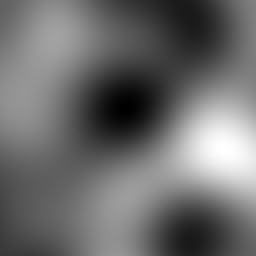
%> input picture matlab/test.png, 128 x 128 px (shown 2 times larger)
$ octave example_CTC.m   (GNU Octave 9; MATLAB toolbox functions it lacks are replaced by stand-ins)
%> lines starting %> are read from the running program, lines starting %| are printed output that depends on the picture; in (x1, y1, x2, y2) boxes, pixels count from 0 and x2, y2 are one past the last pixel; in counts of white or black regions, pixels touching at a corner belong together; the program's own positions count from 1
### matlab/ContourTreeConnectivity.m
function [ctc sCT] = ContourTreeConnectivity(img,intensity_threshold,area_threshold)

% Checking and parsing inputs
if ((nargin~=1)&&(nargin~=3))
    error('Please check input arguments');
end

if (islogical(img) == 0)
    error('Input must be logical');
end

if (nargin == 1)
    intensity_threshold = 0;
    area_threshold      = 0;
end

if ((isscalar(intensity_threshold)&&isscalar(area_threshold))==0)
    error('Pruning parameters must be scalar');
end

% Computing signed Euclidean transform
boundary        = xor((bwdist(~img) > 1), img);
insideObject    = and((bwdist(~img) > 1), img);
outsideObject   = ~or(zeros(size(img)), or(boundary,insideObject));
edt             = double(bwdist(~insideObject) - bwdist(~outsideObject));

% Computing signed Euclidean transform
ct              = ContourTree(edt,intensity_threshold,area_threshold);

% Computing supplemented contour tree
[C,~,ic]        = unique(ct);
newVertices     = 1:length(C);

tree            = [edt(ct(:,1)) reshape(newVertices(ic), size(ct))];

sCT             = [];
newNode         = max(max(tree(:,2:3))) + 1;

for i = 1:size(tree,1)

    startLevel = round(tree(i,1));
    endLevel   = round(tree(find(tree(:,2) == tree(i,3),1),1));

    if ((startLevel-endLevel) > 1)

        sCT = [sCT ; [startLevel tree(i,2) newNode] ];

        for newLevel = (startLevel-1):-1:(endLevel+2)
            newNode  = newNode + 1;
            sCT      = [sCT ; [newLevel newNode-1 newNode] ];
        end

        sCT          = [sCT ; [endLevel+1 newNode tree(i,3)] ];
        newNode      = newNode + 1;

    elseif ((startLevel-endLevel) < -1)

        sCT = [sCT ; [startLevel tree(i,2) newNode] ];

        for newLevel = (startLevel+1):1:(endLevel-2)
            newNode  = newNode + 1;
            sCT      = [sCT ; [newLevel newNode-1 newNode] ];
        end

        sCT          = [sCT ; [endLevel-1 newNode tree(i,3)] ];
        newNode      = newNode + 1;

    else
        sCT = [sCT ; tree(i,:) ];
    end

end

[tmp sortIndices]   = sort(sCT(:,1), 1, 'descend'); %#ok<ASGLU>

sCT(:,1)            = sCT(sortIndices,1);
sCT(:,2)            = sCT(sortIndices,2);
sCT(:,3)            = sCT(sortIndices,3);

% Computing Laplacian matrix of supplementing contour tree
numberOfNodes                        = max(max(sCT(:, 2:3)));
contourTreeAdjacencyMatrix           = zeros( numberOfNodes );

for i = 1 : size(sCT,1)
    contourTreeAdjacencyMatrix(sCT(i,2), sCT(i,3)) = 1;
    contourTreeAdjacencyMatrix(i,i) = 0;
end

adjacencyMatrix             = tril(contourTreeAdjacencyMatrix) + triu(contourTreeAdjacencyMatrix)';
adjacencyMatrix             = adjacencyMatrix + tril(adjacencyMatrix)';

laplacianMatrix             = diag(sum(adjacencyMatrix)) - adjacencyMatrix;
[eigenVectors eigenValues]  = eig(laplacianMatrix, 'nobalance'); %#ok<ASGLU>

% Computing algebraic connectivity of supplemented contour tree
sortedEigenValues           = sort(diag(eigenValues));
algCon                      = sortedEigenValues(2);

% Computing CTC
levels                      = round(sCT(1,1)) - round(sCT(end,1)) + 1;
normFact                    = 2*(1-cos(pi/(levels)));
ctc                         = algCon / normFact;

### matlab/example_CTC.m
img = imread('test.png')>128; % Read example input image
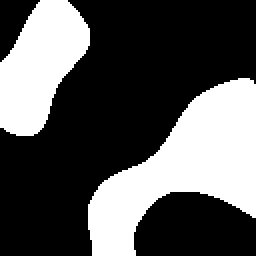
%> img: size 128x128 logical (shown 2 times larger); 34.1% white; 2 white regions, box (x1, y1, x2, y2) and area: (44, 39, 128, 128) 3636, (0, 0, 45, 68) 1958

ctc_pruning_off = ContourTreeConnectivity(img);        % Computes contour tree with no pruning
%> in ContourTreeConnectivity, `boundary        = xor((bwdist(~img) > 1), img);`:
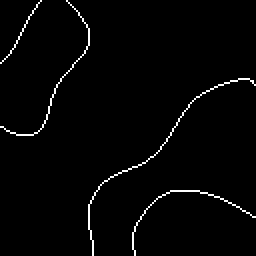
%> boundary: size 128x128 logical (shown 2 times larger); 1.9% white in thin lines or dots
%> in ContourTreeConnectivity, `insideObject    = and((bwdist(~img) > 1), img);`:
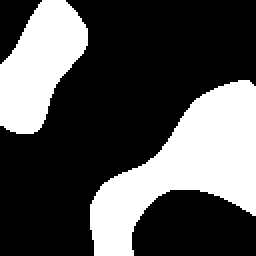
%> insideObject: size 128x128 logical (shown 2 times larger); 32.2% white; 2 white regions, box (x1, y1, x2, y2) and area: (45, 40, 128, 128) 3436, (0, 0, 44, 67) 1841
%> in ContourTreeConnectivity, `edt             = double(bwdist(~insideObject) - bwdist(~outsideObject..`:
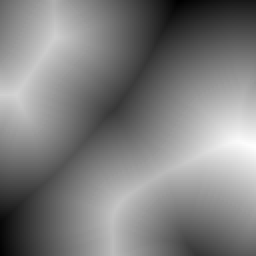
%> edt: size 128x128 double (shown 2 times larger); min -46.52, max 30.41, mean -8.1; drawn with min black and max white
%> the run ends on the next line
